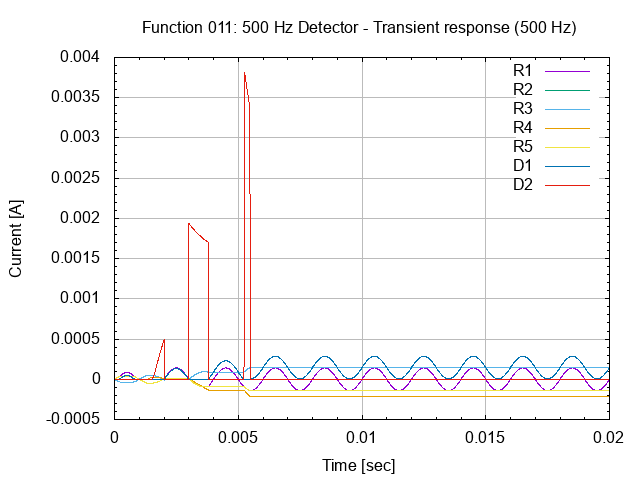

The script that saved this image:
# setup terminal
set term png

# setup graph
set output "26.011.00.02.01.01.png"
set title "Function 011: 500 Hz Detector - Transient response (500 Hz)"

# setup Y-axis
set grid ytics lt 1 lw 1 lc rgb "#bbbbbb"
set mytics
set ylabel "Current [A]"

# setup X-axis
set grid xtics lt 1 lw 1 lc rgb "#bbbbbb"
set mxtics
set xrange [0:0.02]
set xlabel "Time [sec]"

# setup plot style
set style data lines
plot '26.011.00.02.01.dat' using 1:2 title "R1", \
     '26.011.00.02.01.dat' using 1:3 title "R2", \
     '26.011.00.02.01.dat' using 1:4 title "R3", \
     '26.011.00.02.01.dat' using 1:5 title "R4", \
     '26.011.00.02.01.dat' using 1:6 title "R5", \
     '26.011.00.02.01.dat' using 1:7 title "D1", \
     '26.011.00.02.01.dat' using 1:8 title "D2"

# set output back to default
set output

# reset terminal type
set terminal pop
